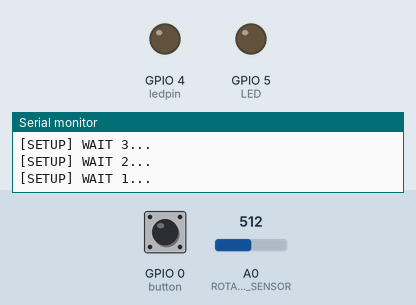
Simulated run of this sketch. Board: ESP8266 (NodeMCU). Parts: output pins drawn as LEDs (lit = HIGH), the last lines printed to the serial monitor. The inputs (shaded band) are chosen by the test bench; at power-on: A0 (ROTARY_ANGLE_SENSOR) = 512, GPIO 0 (button) LOW. WiFi joins after 1.5 s; servers stay silent unless stated; uploads are accepted with an empty reply.

Above: at 5.2 s.
5.3 s: A0 (ROTARY_ANGLE_SENSOR) set to 716
At 6.9 s:
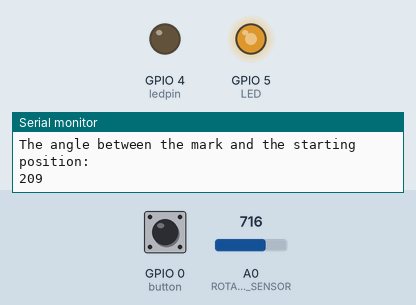
7.2 s: GPIO 0 (button) pulled HIGH for 0.8 s
At 8.5 s:
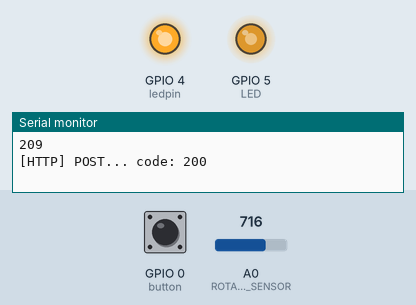
10.7 s: A0 (ROTARY_ANGLE_SENSOR) set to 900
At 13.0 s:
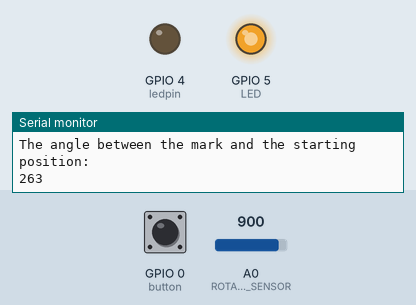
13.3 s: GPIO 0 (button) pulled HIGH for 3.2 s
At 14.7 s:
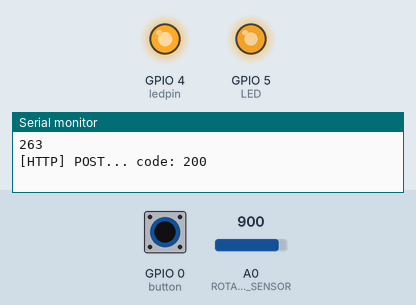
18.0 s: A0 (ROTARY_ANGLE_SENSOR) set to 511
At 20.2 s:
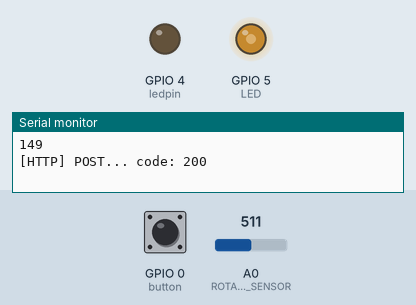
20.7 s: GPIO 0 (button) pulled HIGH for 0.8 s
At 22.4 s:
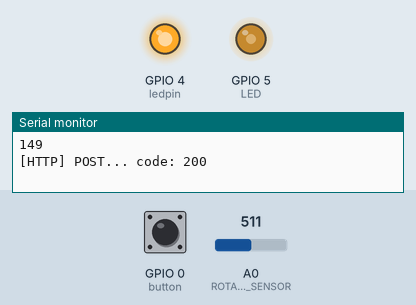
Timing chart, 0 to 24.2 s (numbered marks = the images above; inputs shaded):
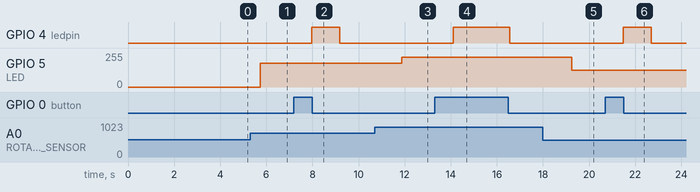

Measured:
- after the input at 5.3 s, GPIO 5 (LED): 0/255 → 178/255 after 0.43 s
- after the input at 7.2 s, GPIO 4 (ledpin): LOW → HIGH after 0.76 s, → LOW 1.2 s later
- after the input at 10.7 s, GPIO 5 (LED): 178/255 → 224/255 after 1.2 s
- after the input at 13.3 s, GPIO 4 (ledpin): LOW → HIGH after 0.80 s, → LOW 2.5 s later
- after the input at 18.0 s, GPIO 5 (LED): 224/255 → 127/255 after 1.2 s
- after the input at 20.7 s, GPIO 4 (ledpin): LOW → HIGH after 0.77 s, → LOW 1.2 s later

The sketch:

ref_wash.ino
```cpp
#include <Arduino.h>
#include <ESP8266WiFi.h>
#include <ESP8266WiFiMulti.h>
#include <ESP8266HTTPClient.h>
#define USE_SERIAL Serial
ESP8266WiFiMulti WiFiMulti;


#define ROTARY_ANGLE_SENSOR A0
#define LED 5//the Crowtial- LED is connected to D5 of Arduino
#define ADC_REF 5//reference voltage of ADC is 5v.If the Vcc switch on the Crowduino
#define Crowtail_VCC 5//VCC of the grove interface is normally 5v
#define FULL_ANGLE 300//full value of the rotary angle is 300 degrees


int ledpin=4;
 int button = 0;
void setup()
{
   Serial.begin(9600);

   USE_SERIAL.println();
    USE_SERIAL.println();
    USE_SERIAL.println();

    for(uint8_t t = 4; t > 0; t--) {
        USE_SERIAL.printf("[SETUP] WAIT %d...\n", t);
        USE_SERIAL.flush();
        delay(1000);
    }

  pinMode(ledpin,OUTPUT);
  pinMode(button,INPUT);
   pinMode(ROTARY_ANGLE_SENSOR, INPUT);
  pinMode(LED,OUTPUT);

   //init
  WiFiMulti.addAP("Spark Base", "spark123");
}
void loop()
{

  if(digitalRead(button)){
  digitalWrite(ledpin,HIGH);
 }
 else{
 digitalWrite(ledpin,LOW);
 }


  // wait for WiFi connection
    if((WiFiMulti.run() == WL_CONNECTED)) {

        HTTPClient http;

        USE_SERIAL.print("[HTTP] begin...\n");
        // configure traged server and url
        //http.begin("https://192.168.1.12/test.html", "7a 9c f4 db 40 d3 62 5a 6e 21 bc 5c cc 66 c8 3e a1 45 59 38"); //HTTPS
        http.begin("http://192.168.0.103:3000/ref-dry"); //HTTP

USE_SERIAL.print("[HTTP] POST...\n");
        // start connection and send HTTP header
http.addHeader("Content-Type", "application/x-www-form-urlencoded");


int degrees=0;
  degrees = getDegree();
  Serial.println("The angle between the mark and the starting position:");
  Serial.println(degrees);

int httpCode = http.POST("degree="+String(degrees)+"&dryoff="+digitalRead(button));
http.writeToStream(&Serial);

  int brightness;
  /*The degrees is 0~300, should be converted to be 0~255 to control the*/
  /*brightness of LED                           */
  brightness = map(degrees, 0, FULL_ANGLE, 0, 255);
  analogWrite(LED,brightness); /*The range of brightness is 0~255 */


        // httpCode will be negative on error
        if(httpCode > 0) {
            // HTTP header has been send and Server response header has been handled
            USE_SERIAL.printf("[HTTP] POST... code: %d\n", httpCode);

            // file found at server
            if(httpCode == HTTP_CODE_OK) {
                String payload = http.getString();
                USE_SERIAL.println(payload);
            }
        } else {
            USE_SERIAL.printf("[HTTP] POST... failed, error: %s\n", http.errorToString(httpCode).c_str());
        }

        http.end();
    }

    delay(1000);


}


/************************************************************************/
/*Function: Get the angle between the mark and the starting position  */
/*Return: -int,the range of degrees is 0~300 */
int getDegree()
{
  int sensor_value = analogRead(ROTARY_ANGLE_SENSOR);
  float voltage;
  voltage = (float)sensor_value*ADC_REF/1023;
  float degrees = (voltage*FULL_ANGLE)/Crowtail_VCC;
  return degrees;
}
```
